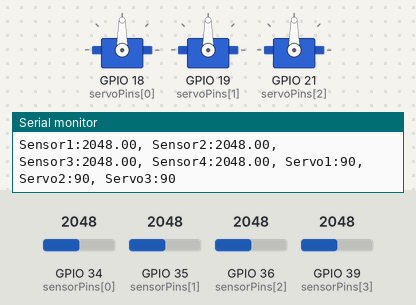
A sketch run on a simulated ESP32. On the bench: 3 × servo, the last lines printed to the serial monitor. The inputs (shaded band) are chosen by the test bench; at power-on: GPIO 34 (sensorPins[0]) = 2048, GPIO 35 (sensorPins[1]) = 2048, GPIO 36 (sensorPins[2]) = 2048, GPIO 39 (sensorPins[3]) = 2048.

Above: at 1.7 s.
1.8 s: GPIO 34 (sensorPins[0]) set to 2253
At 2.05 s:
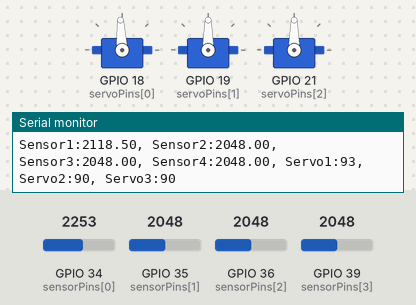
4.8 s: GPIO 34 (sensorPins[0]) set to 2281
At 5.3 s:
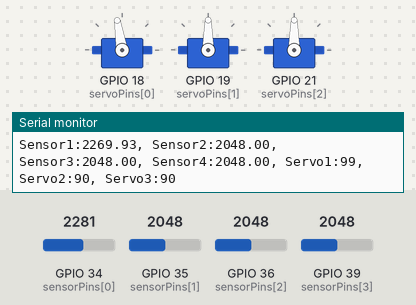
7.1 s: GPIO 35 (sensorPins[1]) set to 2866
At 9.8 s:
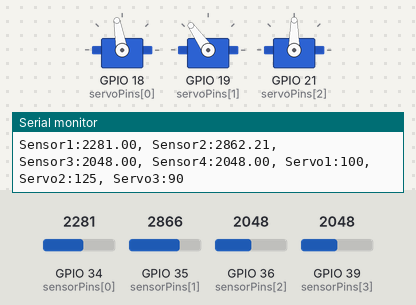
10.1 s: GPIO 36 (sensorPins[2]) set to 3972
At 12.5 s:
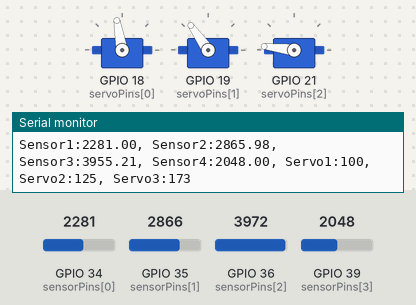
13.1 s: GPIO 36 (sensorPins[2]) set to 1228
At 15.9 s:
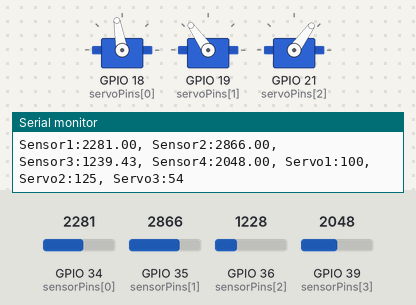
16.1 s: GPIO 35 (sensorPins[1]) set to 3972
At 19.2 s:
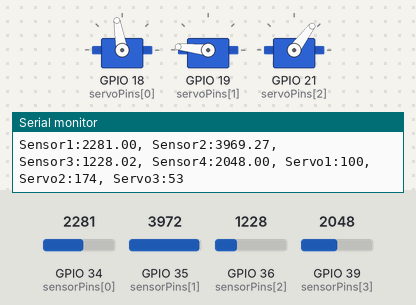
Timing chart, 0 to 20.1 s (numbered marks = the images above; inputs shaded):
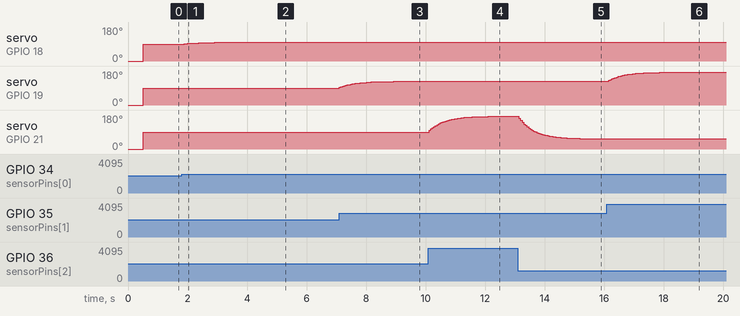

Measured:
- after the input at 1.8 s, servo on GPIO 18 (servoPins[0]): moves from 90° to 98° over 1.0 s, starting after 0.10 s
- after the input at 4.8 s, servo on GPIO 18 (servoPins[0]): 98° → 99° after 0.05 s, → 100° 0.75 s later
- after the input at 7.1 s, servo on GPIO 19 (servoPins[1]): moves from 90° to 125° over 1.8 s, starting at once
- after the input at 10.1 s, servo on GPIO 21 (servoPins[2]): moves from 90° to 174° over 2.5 s, starting at once
- after the input at 13.1 s, servo on GPIO 21 (servoPins[2]): moves from 174° to 54° over 2.4 s, starting at once
- after the input at 16.1 s, servo on GPIO 19 (servoPins[1]): moves from 125° to 174° over 2.3 s, starting after 0.05 s

The sketch:

emg_reader.ino
```cpp
#include <ESP32Servo.h>  // Includes the ESP32 servo library so the ESP32 can control hobby servos.

const int sensorPins[] = {34, 35, 36, 39};  // Stores the four EMG sensor input pins in an array.

const int sensorCount = sizeof(sensorPins) / sizeof(sensorPins[0]);  // Counts how many sensor pins are in the array.

const int servoPins[] = {18, 19, 21};  // Stores three example servo signal pins in an array.

const int servoCount = sizeof(servoPins) / sizeof(servoPins[0]);  // Counts how many servo pins are in the array.

Servo servo1;  // Creates the first servo object.
Servo servo2;  // Creates the second servo object.
Servo servo3;  // Creates the third servo object.

Servo* servos[] = {&servo1, &servo2, &servo3};  // Stores pointers to the three servo objects so we can loop through them.

const float alpha = 0.1f;  // Sets the smoothing amount for the EMG filter.

const int sampleDelayMs = 50;  // Sets the delay between each loop cycle in milliseconds.

const int sensorMin = 0;  // Says what sensor value should become 0 degrees on the servo.

const int sensorMax = 4095;  // Says what sensor value should become 180 degrees on the servo.

int rawValues[sensorCount] = {0};  // Creates an array to hold the newest raw sensor values.

float filteredValues[sensorCount] = {0.0f};  // Creates an array to hold the smoothed sensor values.

int servoAngles[servoCount] = {0};  // Creates an array to hold the angle for each servo.

void setup() {  // Runs one time when the board first turns on or resets.
  Serial.begin(115200);  // Starts serial communication at 115200 baud.

  delay(500);  // Waits half a second so the serial connection can settle.

  for (int i = 0; i < sensorCount; i++) {  // Starts a loop that goes through every sensor pin.
    pinMode(sensorPins[i], INPUT);  // Sets the current sensor pin to input mode.
    rawValues[i] = analogRead(sensorPins[i]);  // Reads the first raw value from the current sensor.
    filteredValues[i] = rawValues[i];  // Uses that first raw value as the starting filtered value.
  }  // Ends the sensor setup loop.

  ESP32PWM::allocateTimer(0);  // Reserves PWM timer 0 for ESP32 servo control.
  ESP32PWM::allocateTimer(1);  // Reserves PWM timer 1 for ESP32 servo control.
  ESP32PWM::allocateTimer(2);  // Reserves PWM timer 2 for ESP32 servo control.
  ESP32PWM::allocateTimer(3);  // Reserves PWM timer 3 for ESP32 servo control.

  servo1.setPeriodHertz(50);  // Sets servo 1 to the standard 50 Hz servo signal frequency.
  servo2.setPeriodHertz(50);  // Sets servo 2 to the standard 50 Hz servo signal frequency.
  servo3.setPeriodHertz(50);  // Sets servo 3 to the standard 50 Hz servo signal frequency.

  servo1.attach(servoPins[0], 500, 2400);  // Attaches servo 1 to its pin with a common pulse width range.
  servo2.attach(servoPins[1], 500, 2400);  // Attaches servo 2 to its pin with a common pulse width range.
  servo3.attach(servoPins[2], 500, 2400);  // Attaches servo 3 to its pin with a common pulse width range.

  for (int i = 0; i < servoCount; i++) {  // Starts a loop that goes through each servo.
    servoAngles[i] = 0;  // Sets the starting angle for the current servo to 0 degrees.
    servos[i]->write(servoAngles[i]);  // Sends the current servo to that starting angle.
  }  // Ends the servo startup loop.

  Serial.println("EMG + Servo control started");  // Prints a startup message to the Serial Monitor.
}  // Ends the setup function.

void loop() {  // Runs over and over forever after setup finishes.
  for (int i = 0; i < sensorCount; i++) {  // Starts a loop that reads and filters every sensor.
    rawValues[i] = analogRead(sensorPins[i]);  // Reads the newest raw value from the current sensor pin.

    filteredValues[i] = (alpha * rawValues[i]) + ((1.0f - alpha) * filteredValues[i]);  // Blends the new sensor value with the old filtered value.
  }  // Ends the sensor reading loop.

  for (int i = 0; i < servoCount; i++) {  // Starts a loop that updates each servo.
    servoAngles[i] = map((int)filteredValues[i], sensorMin, sensorMax, 0, 180);  // Converts the filtered sensor value into a servo angle.

    servoAngles[i] = constrain(servoAngles[i], 0, 180);  // Keeps the servo angle between 0 and 180 degrees.

    servos[i]->write(servoAngles[i]);  // Moves the current servo to the calculated angle.
  }  // Ends the servo update loop.

  for (int i = 0; i < sensorCount; i++) {  // Starts a loop that prints each sensor value.
    Serial.print("Sensor");  // Prints the word Sensor.
    Serial.print(i + 1);  // Prints the sensor number, starting at 1 instead of 0.
    Serial.print(":");  // Prints a colon after the sensor number.
    Serial.print(filteredValues[i], 2);  // Prints the filtered sensor value with 2 decimal places.

    if (i < sensorCount - 1) {  // Checks whether this is not the last sensor in the list.
      Serial.print(", ");  // Prints a comma and space between sensor values.
    }  // Ends the separator check.
  }  // Ends the sensor print loop.

  Serial.print(", Servo1:");  // Prints a label for servo 1.
  Serial.print(servoAngles[0]);  // Prints the current angle for servo 1.
  Serial.print(", Servo2:");  // Prints a label for servo 2.
  Serial.print(servoAngles[1]);  // Prints the current angle for servo 2.
  Serial.print(", Servo3:");  // Prints a label for servo 3.
  Serial.print(servoAngles[2]);  // Prints the current angle for servo 3.

  Serial.println();  // Ends the line so the next loop prints on a new line.

  delay(sampleDelayMs);  // Waits a short time before doing the next full loop.
}  // Ends the loop function.
```
